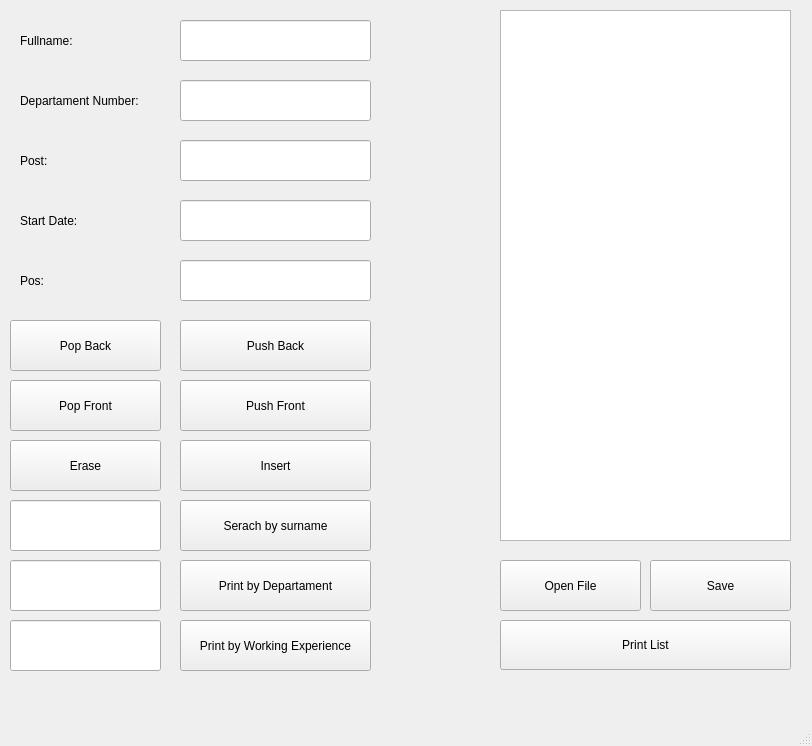
<?xml version="1.0" encoding="UTF-8"?>
<ui version="4.0">
 <class>MainWindow</class>
 <widget class="QMainWindow" name="MainWindow">
  <property name="geometry">
   <rect>
    <x>0</x>
    <y>0</y>
    <width>812</width>
    <height>746</height>
   </rect>
  </property>
  <property name="windowTitle">
   <string>MainWindow</string>
  </property>
  <widget class="QWidget" name="centralwidget">
   <widget class="QPlainTextEdit" name="plainTextEdit">
    <property name="geometry">
     <rect>
      <x>500</x>
      <y>10</y>
      <width>291</width>
      <height>531</height>
     </rect>
    </property>
    <property name="readOnly">
     <bool>true</bool>
    </property>
   </widget>
   <widget class="QPushButton" name="OpenFile">
    <property name="geometry">
     <rect>
      <x>500</x>
      <y>560</y>
      <width>141</width>
      <height>51</height>
     </rect>
    </property>
    <property name="text">
     <string>Open File</string>
    </property>
   </widget>
   <widget class="QPushButton" name="SaveFile">
    <property name="geometry">
     <rect>
      <x>650</x>
      <y>560</y>
      <width>141</width>
      <height>51</height>
     </rect>
    </property>
    <property name="text">
     <string>Save</string>
    </property>
   </widget>
   <widget class="QLineEdit" name="fullnameLineEdit">
    <property name="geometry">
     <rect>
      <x>180</x>
      <y>20</y>
      <width>191</width>
      <height>41</height>
     </rect>
    </property>
   </widget>
   <widget class="QLineEdit" name="numberLineEdit">
    <property name="geometry">
     <rect>
      <x>180</x>
      <y>80</y>
      <width>191</width>
      <height>41</height>
     </rect>
    </property>
   </widget>
   <widget class="QLineEdit" name="postLineEdit">
    <property name="geometry">
     <rect>
      <x>180</x>
      <y>140</y>
      <width>191</width>
      <height>41</height>
     </rect>
    </property>
   </widget>
   <widget class="QLineEdit" name="dateLineEdit">
    <property name="geometry">
     <rect>
      <x>180</x>
      <y>200</y>
      <width>191</width>
      <height>41</height>
     </rect>
    </property>
   </widget>
   <widget class="QPushButton" name="pushBackBtn">
    <property name="geometry">
     <rect>
      <x>180</x>
      <y>320</y>
      <width>191</width>
      <height>51</height>
     </rect>
    </property>
    <property name="text">
     <string>Push Back</string>
    </property>
   </widget>
   <widget class="QLabel" name="label">
    <property name="geometry">
     <rect>
      <x>20</x>
      <y>20</y>
      <width>81</width>
      <height>41</height>
     </rect>
    </property>
    <property name="text">
     <string>Fullname:</string>
    </property>
   </widget>
   <widget class="QLabel" name="label_2">
    <property name="geometry">
     <rect>
      <x>20</x>
      <y>80</y>
      <width>151</width>
      <height>41</height>
     </rect>
    </property>
    <property name="text">
     <string>Departament Number:</string>
    </property>
   </widget>
   <widget class="QLabel" name="label_3">
    <property name="geometry">
     <rect>
      <x>20</x>
      <y>140</y>
      <width>81</width>
      <height>41</height>
     </rect>
    </property>
    <property name="text">
     <string>Post:</string>
    </property>
   </widget>
   <widget class="QLabel" name="label_4">
    <property name="geometry">
     <rect>
      <x>20</x>
      <y>200</y>
      <width>81</width>
      <height>41</height>
     </rect>
    </property>
    <property name="text">
     <string>Start Date:</string>
    </property>
   </widget>
   <widget class="QPushButton" name="pushFrontBtn">
    <property name="geometry">
     <rect>
      <x>180</x>
      <y>380</y>
      <width>191</width>
      <height>51</height>
     </rect>
    </property>
    <property name="text">
     <string>Push Front</string>
    </property>
   </widget>
   <widget class="QPushButton" name="popBackBtn">
    <property name="geometry">
     <rect>
      <x>10</x>
      <y>320</y>
      <width>151</width>
      <height>51</height>
     </rect>
    </property>
    <property name="text">
     <string>Pop Back</string>
    </property>
   </widget>
   <widget class="QPushButton" name="popFrontBtn">
    <property name="geometry">
     <rect>
      <x>10</x>
      <y>380</y>
      <width>151</width>
      <height>51</height>
     </rect>
    </property>
    <property name="text">
     <string>Pop Front</string>
    </property>
   </widget>
   <widget class="QLineEdit" name="posLineEdit">
    <property name="geometry">
     <rect>
      <x>180</x>
      <y>260</y>
      <width>191</width>
      <height>41</height>
     </rect>
    </property>
   </widget>
   <widget class="QLabel" name="label_5">
    <property name="geometry">
     <rect>
      <x>20</x>
      <y>260</y>
      <width>81</width>
      <height>41</height>
     </rect>
    </property>
    <property name="text">
     <string>Pos:</string>
    </property>
   </widget>
   <widget class="QPushButton" name="insertBtn">
    <property name="geometry">
     <rect>
      <x>180</x>
      <y>440</y>
      <width>191</width>
      <height>51</height>
     </rect>
    </property>
    <property name="text">
     <string>Insert</string>
    </property>
   </widget>
   <widget class="QPushButton" name="eraseBtn">
    <property name="geometry">
     <rect>
      <x>10</x>
      <y>440</y>
      <width>151</width>
      <height>51</height>
     </rect>
    </property>
    <property name="text">
     <string>Erase</string>
    </property>
   </widget>
   <widget class="QPushButton" name="surnameButton">
    <property name="geometry">
     <rect>
      <x>180</x>
      <y>500</y>
      <width>191</width>
      <height>51</height>
     </rect>
    </property>
    <property name="text">
     <string>Serach by surname</string>
    </property>
   </widget>
   <widget class="QLineEdit" name="surnameLE">
    <property name="geometry">
     <rect>
      <x>10</x>
      <y>500</y>
      <width>151</width>
      <height>51</height>
     </rect>
    </property>
   </widget>
   <widget class="QPushButton" name="printLIstBtn">
    <property name="geometry">
     <rect>
      <x>500</x>
      <y>620</y>
      <width>291</width>
      <height>50</height>
     </rect>
    </property>
    <property name="text">
     <string>Print List</string>
    </property>
   </widget>
   <widget class="QPushButton" name="searchDepBtn">
    <property name="geometry">
     <rect>
      <x>180</x>
      <y>560</y>
      <width>191</width>
      <height>51</height>
     </rect>
    </property>
    <property name="text">
     <string>Print by Departament</string>
    </property>
   </widget>
   <widget class="QLineEdit" name="searchDepLE">
    <property name="geometry">
     <rect>
      <x>10</x>
      <y>560</y>
      <width>151</width>
      <height>51</height>
     </rect>
    </property>
   </widget>
   <widget class="QLineEdit" name="printByWorkingHistoryLE">
    <property name="geometry">
     <rect>
      <x>10</x>
      <y>620</y>
      <width>151</width>
      <height>51</height>
     </rect>
    </property>
   </widget>
   <widget class="QPushButton" name="printByWorkingHistoryBtn">
    <property name="geometry">
     <rect>
      <x>180</x>
      <y>620</y>
      <width>191</width>
      <height>51</height>
     </rect>
    </property>
    <property name="text">
     <string>Print by Working Experience</string>
    </property>
   </widget>
  </widget>
  <widget class="QMenuBar" name="menubar">
   <property name="geometry">
    <rect>
     <x>0</x>
     <y>0</y>
     <width>812</width>
     <height>25</height>
    </rect>
   </property>
  </widget>
  <widget class="QStatusBar" name="statusbar"/>
 </widget>
 <resources/>
 <connections/>
</ui>
